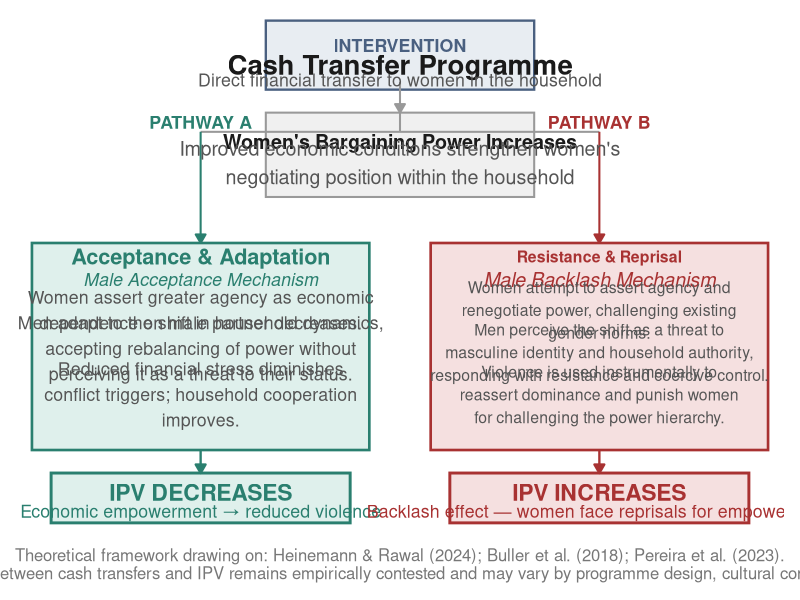

The R script that drew this image:
# ============================================================
#  Cash Transfers & IPV: Theoretical Pathways
#  References: Heinemann & Rawal (2024); Buller et al. (2018);
#              Pereira et al. (2023)
# ============================================================
# Requires: ggplot2, ggtext
# install.packages(c("ggplot2", "ggtext"))
library(ggplot2)
library(ggtext)

# ── Canvas dimensions ────────────────────────────────────────
W <- 20   # width  (inches when saved)
H <- 14   # height (inches when saved)

# ── Colour palette ───────────────────────────────────────────
col_teal      <- "#2a7f6f"
col_teal_fill <- "#dff0ec"
col_red       <- "#a83232"
col_red_fill  <- "#f5e0e0"
col_mid_fill  <- "#f0f0f0"
col_mid_bord  <- "#999999"
col_top_fill  <- "#e8edf2"
col_top_bord  <- "#4a6080"
col_text      <- "#1a1a1a"
col_muted     <- "#555555"

# ── Helper: rectangle data frame ─────────────────────────────
rect <- function(xmin, xmax, ymin, ymax, fill, colour, label = NA) {
  data.frame(xmin = xmin, xmax = xmax, ymin = ymin, ymax = ymax,
             fill = fill, colour = colour, label = label,
             stringsAsFactors = FALSE)
}

# ── Layout coordinates ───────────────────────────────────────
# Y: 0 (bottom) → 14 (top)
# Boxes (x centres): top=10, left=4.5, right=15.5

# TOP BOX  — Cash Transfer
top <- rect(6.5, 13.5, 11.6, 13.4, col_top_fill, col_top_bord)

# MIDDLE BOX — Bargaining power
mid <- rect(6.5, 13.5,  8.8, 11.0, col_mid_fill, col_mid_bord)

# PATHWAY A (left)
pa  <- rect(0.4,  9.2,  2.2,  7.6, col_teal_fill, col_teal)

# PATHWAY B (right)
pb  <- rect(10.8, 19.6, 2.2,  7.6, col_red_fill,  col_red)

# OUTCOME A
oa  <- rect(0.9,  8.7,  0.3,  1.6, col_teal_fill, col_teal)

# OUTCOME B
ob  <- rect(11.3, 19.1, 0.3,  1.6, col_red_fill,  col_red)

# ── Arrows ───────────────────────────────────────────────────
arrows_df <- data.frame(
  x    = c(10,   10,    4.8,  15.2),
  xend = c(10,    4.8,  4.8,  15.2),
  y    = c(11.8, 10.5,  8.8,  8.8),
  yend = c(11.0, 10.5,  7.6,  7.6),
  col  = c(col_mid_bord, col_mid_bord, col_teal, col_red)
)

# horizontal fork line
fork_df <- data.frame(
  x = 4.8, xend = 15.2, y = 10.5, yend = 10.5,
  col = col_mid_bord
)

# outcome arrows
out_arrows <- data.frame(
  x    = c(4.8,  15.2),
  xend = c(4.8,  15.2),
  y    = c(2.2,  2.2),
  yend = c(1.6,  1.6),
  col  = c(col_teal, col_red)
)

# ── Build plot ───────────────────────────────────────────────
p <- ggplot() +
  
  # ── Rectangles ──────────────────────────────────────────
  # top box
  geom_rect(data = top, aes(xmin=xmin, xmax=xmax, ymin=ymin, ymax=ymax),
            fill=col_top_fill, colour=col_top_bord, linewidth=0.8) +
  # mid box
  geom_rect(data = mid, aes(xmin=xmin, xmax=xmax, ymin=ymin, ymax=ymax),
            fill=col_mid_fill, colour=col_mid_bord, linewidth=0.7) +
  # pathway boxes
  geom_rect(data = pa, aes(xmin=xmin, xmax=xmax, ymin=ymin, ymax=ymax),
            fill=col_teal_fill, colour=col_teal, linewidth=0.9) +
  geom_rect(data = pb, aes(xmin=xmin, xmax=xmax, ymin=ymin, ymax=ymax),
            fill=col_red_fill, colour=col_red, linewidth=0.9) +
  # outcome boxes
  geom_rect(data = oa, aes(xmin=xmin, xmax=xmax, ymin=ymin, ymax=ymax),
            fill=col_teal_fill, colour=col_teal, linewidth=1.0) +
  geom_rect(data = ob, aes(xmin=xmin, xmax=xmax, ymin=ymin, ymax=ymax),
            fill=col_red_fill, colour=col_red, linewidth=1.0) +
  
  # ── Arrows ──────────────────────────────────────────────
  # vertical top → mid
  geom_segment(aes(x=10, xend=10, y=11.8, yend=11.0),
               arrow=arrow(length=unit(0.25,"cm"), type="closed"),
               colour=col_mid_bord, linewidth=0.7) +
  # vertical mid → fork
  geom_segment(aes(x=10, xend=10, y=11.0, yend=10.5),
               colour=col_mid_bord, linewidth=0.7) +
  # horizontal fork
  geom_segment(aes(x=4.8, xend=15.2, y=10.5, yend=10.5),
               colour=col_mid_bord, linewidth=0.7) +
  # left branch down
  geom_segment(aes(x=4.8, xend=4.8, y=10.5, yend=7.6),
               arrow=arrow(length=unit(0.25,"cm"), type="closed"),
               colour=col_teal, linewidth=0.7) +
  # right branch down
  geom_segment(aes(x=15.2, xend=15.2, y=10.5, yend=7.6),
               arrow=arrow(length=unit(0.25,"cm"), type="closed"),
               colour=col_red, linewidth=0.7) +
  # outcome arrows
  geom_segment(aes(x=4.8, xend=4.8, y=2.2, yend=1.6),
               arrow=arrow(length=unit(0.25,"cm"), type="closed"),
               colour=col_teal, linewidth=0.8) +
  geom_segment(aes(x=15.2, xend=15.2, y=2.2, yend=1.6),
               arrow=arrow(length=unit(0.25,"cm"), type="closed"),
               colour=col_red, linewidth=0.8) +
  
  # ── Labels: TOP BOX ─────────────────────────────────────
  annotate("text", x=10, y=12.75, label="INTERVENTION",
           size=4.5, colour=col_top_bord, fontface="bold",
           family="sans", hjust=0.5, vjust=0.5, letter_spacing=2) +
  annotate("text", x=10, y=12.25, label="Cash Transfer Programme",
           size=7.0, colour=col_text, fontface="bold",
           family="sans", hjust=0.5, vjust=0.5) +
  annotate("text", x=10, y=11.85,
           label="Direct financial transfer to women in the household",
           size=4.5, colour=col_muted, family="sans", hjust=0.5, vjust=0.5) +
  
  # ── Labels: MID BOX ─────────────────────────────────────
  annotate("text", x=10, y=10.25,
           label="Women's Bargaining Power Increases",
           size=5.0, colour=col_text, fontface="bold",
           family="sans", hjust=0.5, vjust=0.5) +
  annotate("text", x=10, y=9.7,
           label="Improved economic conditions strengthen women's\nnegotiating position within the household",
           size=5.0, colour=col_muted, family="sans", hjust=0.5, vjust=0.5) +
  
  # ── Pathway labels on fork ───────────────────────────────
  annotate("text", x=4.8,  y=10.75, label="PATHWAY A",
           size=4.5, colour=col_teal, fontface="bold", family="sans") +
  annotate("text", x=15.2, y=10.75, label="PATHWAY B",
           size=4.5, colour=col_red,  fontface="bold", family="sans") +
  
  # ── PATHWAY A box text ───────────────────────────────────
  annotate("text", x=4.8, y=7.25,
           label="Acceptance & Adaptation",
           size=5.5, colour=col_teal, fontface="bold",
           family="sans", hjust=0.5) +
  annotate("text", x=4.8, y=6.65,
           label="Male Acceptance Mechanism",
           size=4.5, colour=col_teal, family="sans", hjust=0.5,
           fontface="italic") +
  annotate("text", x=4.8, y=5.85,
           label="Women assert greater agency as economic\ndependence on male partner decreases.",
           size=4.5, colour=col_muted, family="sans", hjust=0.5) +
  annotate("text", x=4.8, y=4.85,
           label="Men adapt to the shift in household dynamics,\naccepting rebalancing of power without\nperceiving it as a threat to their status.",
           size=4.5, colour=col_muted, family="sans", hjust=0.5) +
  annotate("text", x=4.8, y=3.65,
           label="Reduced financial stress diminishes\nconflict triggers; household cooperation\nimproves.",
           size=4.5, colour=col_muted, family="sans", hjust=0.5) +
  
  # ── PATHWAY B box text ───────────────────────────────────
  annotate("text", x=15.2, y=7.25,
           label="Resistance & Reprisal",
           size=4.0, colour=col_red, fontface="bold",
           family="sans", hjust=0.5) +
  annotate("text", x=15.2, y=6.65,
           label="Male Backlash Mechanism",
           size=5.0, colour=col_red, family="sans", hjust=0.5,
           fontface="italic") +
  annotate("text", x=15.2, y=5.85,
           label="Women attempt to assert agency and\nrenegotiate power, challenging existing\ngender norms.",
           size=4.0, colour=col_muted, family="sans", hjust=0.5) +
  annotate("text", x=15.2, y=4.75,
           label="Men perceive the shift as a threat to\nmasculine identity and household authority,\nresponding with resistance and coercive control.",
           size=4.0, colour=col_muted, family="sans", hjust=0.5) +
  annotate("text", x=15.2, y=3.65,
           label="Violence is used instrumentally to\nreassert dominance and punish women\nfor challenging the power hierarchy.",
           size=4.0, colour=col_muted, family="sans", hjust=0.5) +
  
  # ── OUTCOME A ────────────────────────────────────────────
  annotate("text", x=4.8, y=1.1,
           label="IPV DECREASES",
           size=5.8, colour=col_teal, fontface="bold",
           family="sans", hjust=0.5) +
  annotate("text", x=4.8, y=0.6,
           label="Economic empowerment → reduced violence",
           size=4.5, colour=col_teal, family="sans", hjust=0.5) +
  
  # ── OUTCOME B ────────────────────────────────────────────
  annotate("text", x=15.2, y=1.1,
           label="IPV INCREASES",
           size=5.8, colour=col_red, fontface="bold",
           family="sans", hjust=0.5) +
  annotate("text", x=15.2, y=0.6,
           label="Backlash effect — women face reprisals for empowerment",
           size=4.5, colour=col_red, family="sans", hjust=0.5) +
  
  # ── Caption / references ─────────────────────────────────
  labs(
    caption = paste0(
      "Theoretical framework drawing on: Heinemann & Rawal (2024); ",
      "Buller et al. (2018); Pereira et al. (2023).\n",
      "Note: The direction of the relationship between cash transfers and IPV remains empirically contested ",
      "and may vary by programme design, cultural context, and complementary interventions."
    )
  ) +
  
  # ── Theme ────────────────────────────────────────────────
  theme_void() +
  theme(
    plot.background  = element_rect(fill = "white", colour = NA),
    panel.background = element_rect(fill = "white", colour = NA),
    plot.caption     = element_text(size = 12, colour = "#777777",
                                    hjust = 0.5, margin = margin(t=10),
                                    family = "sans"),
    plot.margin      = margin(12, 12, 12, 12)
  ) +
  
  coord_fixed(ratio = 1, xlim = c(0, 20), ylim = c(0, 13.5), expand = FALSE)

# ── Save ─────────────────────────────────────────────────────
ggsave(
  filename = file.path(output_dir, "ipv_cashtransfers_figure.png"),  
  plot     = p,
  width    = W,
  height   = H,
  dpi      = 300,
  bg       = "white"
)

message("Saved: ipv_cashtransfers_figure.png")
